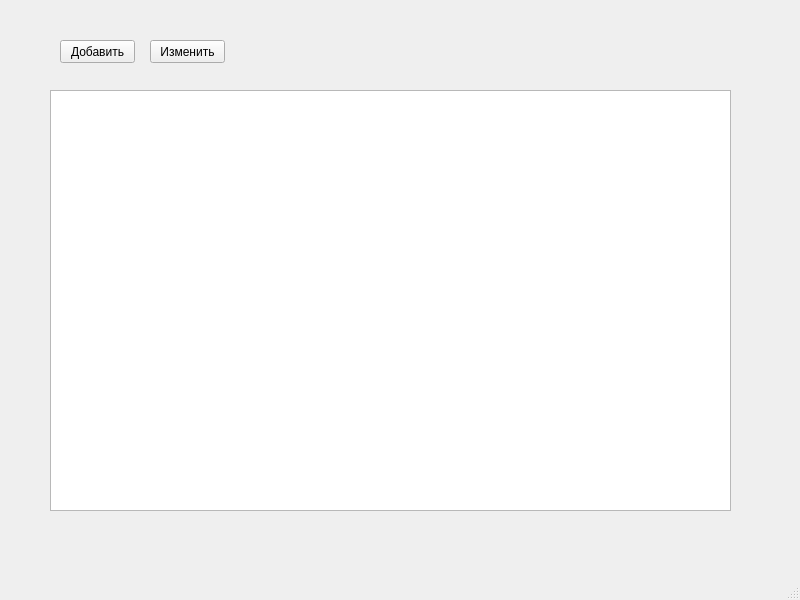
<?xml version="1.0" encoding="UTF-8"?>
<ui version="4.0">
 <class>MainWindow</class>
 <widget class="QMainWindow" name="MainWindow">
  <property name="geometry">
   <rect>
    <x>0</x>
    <y>0</y>
    <width>800</width>
    <height>600</height>
   </rect>
  </property>
  <property name="windowTitle">
   <string>MainWindow</string>
  </property>
  <widget class="QWidget" name="centralwidget">
   <widget class="QTableWidget" name="tableWidget">
    <property name="enabled">
     <bool>true</bool>
    </property>
    <property name="geometry">
     <rect>
      <x>50</x>
      <y>90</y>
      <width>681</width>
      <height>421</height>
     </rect>
    </property>
    <property name="editTriggers">
     <set>QAbstractItemView::NoEditTriggers</set>
    </property>
   </widget>
   <widget class="QPushButton" name="btn_add">
    <property name="geometry">
     <rect>
      <x>60</x>
      <y>40</y>
      <width>75</width>
      <height>23</height>
     </rect>
    </property>
    <property name="text">
     <string>Добавить</string>
    </property>
   </widget>
   <widget class="QPushButton" name="btn_edit">
    <property name="geometry">
     <rect>
      <x>150</x>
      <y>40</y>
      <width>75</width>
      <height>23</height>
     </rect>
    </property>
    <property name="text">
     <string>Изменить</string>
    </property>
   </widget>
  </widget>
  <widget class="QMenuBar" name="menubar">
   <property name="geometry">
    <rect>
     <x>0</x>
     <y>0</y>
     <width>800</width>
     <height>21</height>
    </rect>
   </property>
  </widget>
  <widget class="QStatusBar" name="statusbar"/>
 </widget>
 <resources/>
 <connections/>
</ui>
